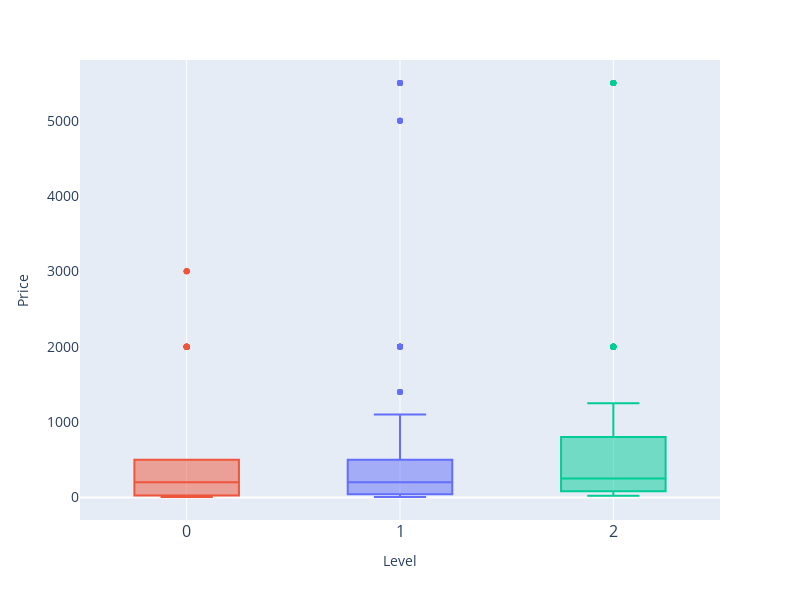

Write notebook code for a chart like this one.
### Code cell
import plotly.express as px
import plotly.graph_objects as go
from plotly.subplots import make_subplots

# Crear el boxplot
fig = px.box(df_cat, x='_level', y='price', color = '_level')

fig.update_layout(
    width=800,
    height=600,
    xaxis=dict(
        showticklabels=True,
        tickfont=dict(
            size=16  # Desired size of X-axis labels
        ),
        title='Level',  # Remove X-axis title
        showgrid=True  # Show gridlines on X-axis
    ),
    yaxis=dict(
        showticklabels=True,
        tickfont=dict(
            size=14  # Desired size of Y-axis labels
        ),
        title='Price',  # Remove Y-axis title
        showgrid=False  # Remove gridlines on Y-axis
    ),
    showlegend=False,
    title=dict(
        text='',  # Change the title text as needed
        font=dict(
            size=20,  # Change title font size
            color='black'  # Change title color
        )
    )
)
    
# Mostrar el gráfico
fig.show()

### Figure 1 — Plotly figure (JSON) as saved in the notebook; plotly's stock layout.template omitted (floating-point values rounded to 4 significant figures; data arrays with more than 128 entries replaced by an {"elided": "..."} marker saying what was removed)
{"data": [{"alignmentgroup": "True", "hovertemplate": "_level=%{x}<br>price=%{y}<extra></extra>", "legendgroup": "1", "marker": {"color": "#636efa"}, "name": "1", "notched": false, "offsetgroup": "1", "orientation": "v", "showlegend": true, "type": "box", "x": {"elided": "213 int values"}, "x0": " ", "xaxis": "x", "y": {"elided": "213 int values"}, "y0": " ", "yaxis": "y"}, {"alignmentgroup": "True", "hovertemplate": "_level=%{x}<br>price=%{y}<extra></extra>", "legendgroup": "0", "marker": {"color": "#EF553B"}, "name": "0", "notched": false, "offsetgroup": "0", "orientation": "v", "showlegend": true, "type": "box", "x": [0, 0, 0, 0, 0, 0, 0, 0, 0, 0, 0, 0, 0, 0, 0, 0, 0, 0, 0, 0, 0, 0, 0, 0, 0, 0, 0, 0, 0, 0, 0, 0, 0, 0, 0, 0, 0, 0, 0, 0, 0, 0, 0, 0, 0, 0, 0, 0, 0, 0, 0, 0, 0, 0, 0, 0, 0, 0, 0, 0, 0, 0, 0, 0, 0, 0, 0, 0, 0, 0, 0, 0, 0, 0, 0, 0, 0, 0, 0, 0, 0, 0], "x0": " ", "xaxis": "x", "y": [6, 6, 6, 6, 6, 6, 2000, 2000, 2000, 2000, 2000, 2000, 2000, 25, 25, 25, 25, 25, 25, 25, 250, 250, 250, 250, 250, 250, 2000, 2000, 2000, 2000, 2000, 2000, 2000, 200, 200, 200, 200, 200, 200, 200, 500, 500, 500, 500, 500, 500, 250, 250, 250, 250, 250, 3000, 3000, 3000, 3000, 30, 30, 30, 30, 30, 30, 30, 30, 15, 15, 15, 15, 15, 15, 15, 5, 5, 5, 5, 5, 5, 5, 25, 25, 25, 25, 25], "y0": " ", "yaxis": "y"}, {"alignmentgroup": "True", "hovertemplate": "_level=%{x}<br>price=%{y}<extra></extra>", "legendgroup": "2", "marker": {"color": "#00cc96"}, "name": "2", "notched": false, "offsetgroup": "2", "orientation": "v", "showlegend": true, "type": "box", "x": {"elided": "167 int values"}, "x0": " ", "xaxis": "x", "y": {"elided": "167 int values"}, "y0": " ", "yaxis": "y"}], "layout": {"boxmode": "overlay", "height": 600, "legend": {"title": {"text": "_level"}, "tracegroupgap": 0}, "margin": {"t": 60}, "showlegend": false, "title": {"font": {"color": "black", "size": 20}, "text": ""}, "width": 800, "xaxis": {"anchor": "y", "autorange": true, "categoryarray": [1, 0, 2], "categoryorder": "array", "domain": [0, 1], "range": [-0.5, 2.5], "showgrid": true, "showticklabels": true, "tickfont": {"size": 16}, "title": {"text": "Level"}, "type": "linear"}, "yaxis": {"anchor": "x", "autorange": true, "domain": [0, 1], "range": [-300.3, 5805.0], "showgrid": false, "showticklabels": true, "tickfont": {"size": 14}, "title": {"text": "Price"}, "type": "linear"}}}
